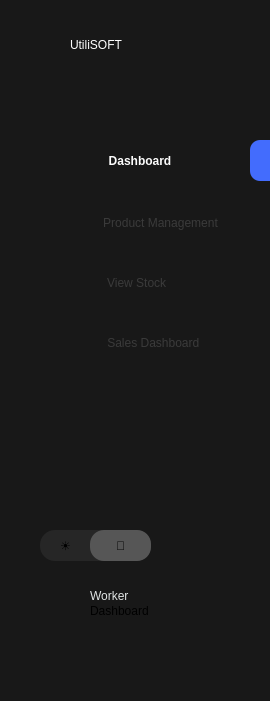
     <widget class="QFrame" name="frame_13">
      <property name="geometry">
       <rect>
        <x>0</x>
        <y>0</y>
        <width>270</width>
        <height>701</height>
       </rect>
      </property>
      <property name="styleSheet">
       <string notr="true">max-width:270px;
max-height:768px;
background-color:#181818;</string>
      </property>
      <widget class="QLabel" name="label_387">
       <property name="geometry">
        <rect>
         <x>70</x>
         <y>10</y>
         <width>181</width>
         <height>70</height>
        </rect>
       </property>
       <property name="styleSheet">
        <string notr="true">max-height:70px;
max-width:200px;
background:transparent;
font: 700 28pt &quot;Century Gothic&quot;;
color:white;
 text-align: center; 
 vertical-align: middle;</string>
       </property>
       <property name="text">
        <string>UtiliSOFT</string>
       </property>
      </widget>
      <widget class="QPushButton" name="pagew1">
       <property name="geometry">
        <rect>
         <x>0</x>
         <y>100</y>
         <width>270</width>
         <height>81</height>
        </rect>
       </property>
       <property name="styleSheet">
        <string notr="true">margin-top:40px;
        /* Full width of sidebar */
  height: 45px;        /* Optimal button height */
  text-align: center;    /* Align text to the left */
   /* Add space for text from the edge */
      /* Use flexbox for alignment */
 /* Align text &amp; icon vertically */ 

padding-left:10px;
font-weight:600;
	border:none;
color:#fcfcfc;</string>
       </property>
       <property name="text">
        <string>Dashboard</string>
       </property>
      </widget>
      <widget class="QPushButton" name="pagew2">
       <property name="geometry">
        <rect>
         <x>0</x>
         <y>200</y>
         <width>271</width>
         <height>45</height>
        </rect>
       </property>
       <property name="styleSheet">
        <string notr="true">
         /* Full width of sidebar */
  height: 45px;        /* Optimal button height */
  text-align: center;    /* Align text to the left */
/* Add space for text from the edge */       /* Use flexbox for alignment */ /* Align text &amp; icon vertically */ 
	border:none;
color:#3a3a3a;
padding-left:50px;</string>
       </property>
       <property name="text">
        <string>Product Management</string>
       </property>
      </widget>
      <widget class="QPushButton" name="pagew3">
       <property name="geometry">
        <rect>
         <x>0</x>
         <y>260</y>
         <width>270</width>
         <height>45</height>
        </rect>
       </property>
       <property name="styleSheet">
        <string notr="true">    /* Full width of sidebar */
  height: 45px;        /* Optimal button height */
  text-align: center;    /* Align text to the left */
    /* Add space for text from the edge */ 
	border:none;
color:#3a3a3a;</string>
       </property>
       <property name="text">
        <string> View Stock</string>
       </property>
      </widget>
      <widget class="QPushButton" name="pagew4">
       <property name="geometry">
        <rect>
         <x>0</x>
         <y>320</y>
         <width>270</width>
         <height>45</height>
        </rect>
       </property>
       <property name="styleSheet">
        <string notr="true">      /* Full width of sidebar */
  height: 45px;        /* Optimal button height */
  text-align: center;
padding-right:20px;    /* Align text to the left */
 /* Align text &amp; icon vertically */ 
	border:none;
color:#3a3a3a;
</string>
       </property>
       <property name="text">
        <string>                 Sales Dashboard</string>
       </property>
      </widget>
      <widget class="QPushButton" name="pushButton_109">
       <property name="geometry">
        <rect>
         <x>40</x>
         <y>530</y>
         <width>111</width>
         <height>31</height>
        </rect>
       </property>
       <property name="styleSheet">
        <string notr="true">max-height:37px;
border-radius:15px;
background:#262626;
text-align:left;
padding-left : 20px;</string>
       </property>
       <property name="text">
        <string>☀</string>
       </property>
      </widget>
      <widget class="QPushButton" name="pushButton_110">
       <property name="geometry">
        <rect>
         <x>90</x>
         <y>530</y>
         <width>61</width>
         <height>31</height>
        </rect>
       </property>
       <property name="styleSheet">
        <string notr="true">max-height:37px;
border:3px;
background:#565656;
border-radius:14px;</string>
       </property>
       <property name="text">
        <string>🌙</string>
       </property>
      </widget>
      <widget class="QLabel" name="label_388">
       <property name="geometry">
        <rect>
         <x>90</x>
         <y>580</y>
         <width>91</width>
         <height>31</height>
        </rect>
       </property>
       <property name="styleSheet">
        <string notr="true">font: 18pt &quot;Microsoft Sans Serif&quot;;
color:#e0e4e4;
</string>
       </property>
       <property name="text">
        <string>Worker</string>
       </property>
      </widget>
      <widget class="QLabel" name="label_389">
       <property name="geometry">
        <rect>
         <x>90</x>
         <y>600</y>
         <width>61</width>
         <height>21</height>
        </rect>
       </property>
       <property name="styleSheet">
        <string notr="true">background:none;
</string>
       </property>
       <property name="text">
        <string>Dashboard</string>
       </property>
      </widget>
      <widget class="QWidget" name="widget_153" native="true">
       <property name="geometry">
        <rect>
         <x>250</x>
         <y>140</y>
         <width>21</width>
         <height>41</height>
        </rect>
       </property>
       <property name="styleSheet">
        <string notr="true">background:#436cfd;
border-top-left-radius: 10px;
    border-bottom-left-radius: 10px;
   border-top-right-radius: 0px;
    border-bottom-right-radius: 0px;</string>
       </property>
      </widget>
      <widget class="QLabel" name="label_390">
       <property name="geometry">
        <rect>
         <x>60</x>
         <y>140</y>
         <width>41</width>
         <height>41</height>
        </rect>
       </property>
       <property name="styleSheet">
        <string notr="true">background-color:transparent;
background-image: url(&quot;:/new/prefix1/images/dashboard-square-02-Stroke-Rounded (1).png&quot;);
    background-repeat: no-repeat;
    background-position: center;
    background-origin: content;</string>
       </property>
       <property name="text">
        <string/>
       </property>
       <property name="scaledContents">
        <bool>true</bool>
       </property>
      </widget>
      <widget class="QLabel" name="label_391">
       <property name="geometry">
        <rect>
         <x>60</x>
         <y>200</y>
         <width>41</width>
         <height>51</height>
        </rect>
       </property>
       <property name="styleSheet">
        <string notr="true">background-color:transparent;
background-image: url(&quot;:/new/prefix1/images/package-Stroke-Rounded.png&quot;);
    background-repeat: no-repeat;
    background-position: center;
    background-origin: content;</string>
       </property>
       <property name="text">
        <string/>
       </property>
       <property name="scaledContents">
        <bool>true</bool>
       </property>
      </widget>
      <widget class="QLabel" name="label_392">
       <property name="geometry">
        <rect>
         <x>40</x>
         <y>580</y>
         <width>40</width>
         <height>41</height>
        </rect>
       </property>
       <property name="styleSheet">
        <string notr="true">background-color:transparent;
background-image: url(&quot;:/new/prefix1/images/user-circle-02-Stroke-Rounded.png&quot;);
    background-repeat: no-repeat;
    background-position: center;
    background-origin: content;
	</string>
       </property>
       <property name="text">
        <string/>
       </property>
       <property name="scaledContents">
        <bool>true</bool>
       </property>
      </widget>
      <widget class="QLabel" name="label_393">
       <property name="geometry">
        <rect>
         <x>60</x>
         <y>320</y>
         <width>41</width>
         <height>41</height>
        </rect>
       </property>
       <property name="styleSheet">
        <string notr="true">background-color:transparent;
background-image: url(&quot;:/new/prefix1/images/shopping-cart-02-Stroke-Rounded.png&quot;);
    background-repeat: no-repeat;
    background-position: center;
    background-origin: content;</string>
       </property>
       <property name="text">
        <string/>
       </property>
       <property name="scaledContents">
        <bool>true</bool>
       </property>
      </widget>
      <widget class="QLabel" name="label_394">
       <property name="geometry">
        <rect>
         <x>60</x>
         <y>260</y>
         <width>41</width>
         <height>41</height>
        </rect>
       </property>
       <property name="styleSheet">
        <string notr="true">background-color:transparent;
background-image: url(&quot;:/new/prefix1/images/folder-view-Stroke-Rounded.png&quot;);
    background-repeat: no-repeat;
    background-position: center;
    background-origin: content;</string>
       </property>
       <property name="text">
        <string/>
       </property>
       <property name="scaledContents">
        <bool>true</bool>
       </property>
      </widget>
      <widget class="QLabel" name="label_480">
       <property name="geometry">
        <rect>
         <x>180</x>
         <y>580</y>
         <width>41</width>
         <height>41</height>
        </rect>
       </property>
       <property name="styleSheet">
        <string notr="true">background-color:transparent;
background-image:url(&quot;:/new/prefix1/images/logout-05-Stroke-Rounded.png&quot;);
    background-repeat: no-repeat;
    background-position: center;
    background-origin: content;</string>
       </property>
       <property name="text">
        <string/>
       </property>
       <property name="scaledContents">
        <bool>true</bool>
       </property>
      </widget>
      <widget class="QPushButton" name="btnlogout_12">
       <property name="geometry">
        <rect>
         <x>180</x>
         <y>580</y>
         <width>41</width>
         <height>41</height>
        </rect>
       </property>
       <property name="styleSheet">
        <string notr="true">background :transparent;
border:none;</string>
       </property>
       <property name="text">
        <string/>
       </property>
      </widget>
      <zorder>label_480</zorder>
      <zorder>btnlogout_12</zorder>
      <zorder>label_387</zorder>
      <zorder>pagew1</zorder>
      <zorder>pagew2</zorder>
      <zorder>pagew3</zorder>
      <zorder>pagew4</zorder>
      <zorder>pushButton_109</zorder>
      <zorder>pushButton_110</zorder>
      <zorder>label_388</zorder>
      <zorder>label_389</zorder>
      <zorder>widget_153</zorder>
      <zorder>label_390</zorder>
      <zorder>label_391</zorder>
      <zorder>label_392</zorder>
      <zorder>label_393</zorder>
      <zorder>label_394</zorder>
     </widget>
